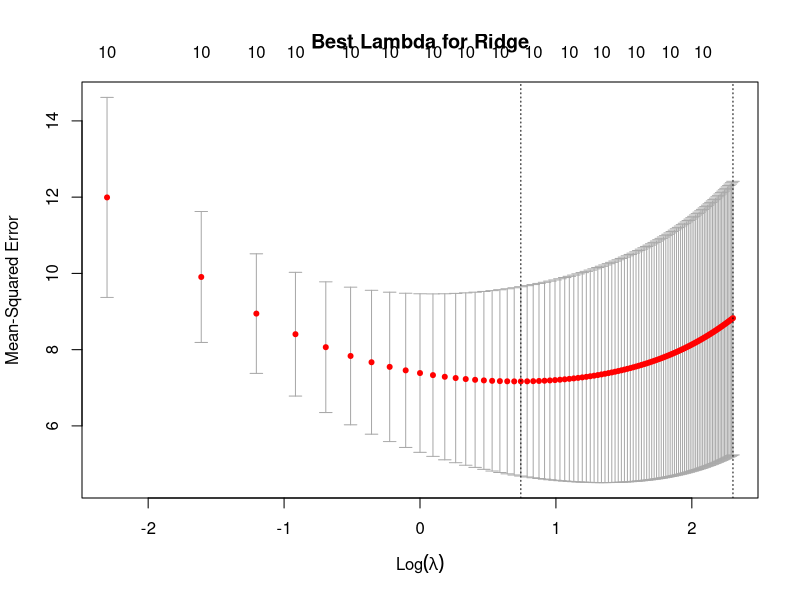
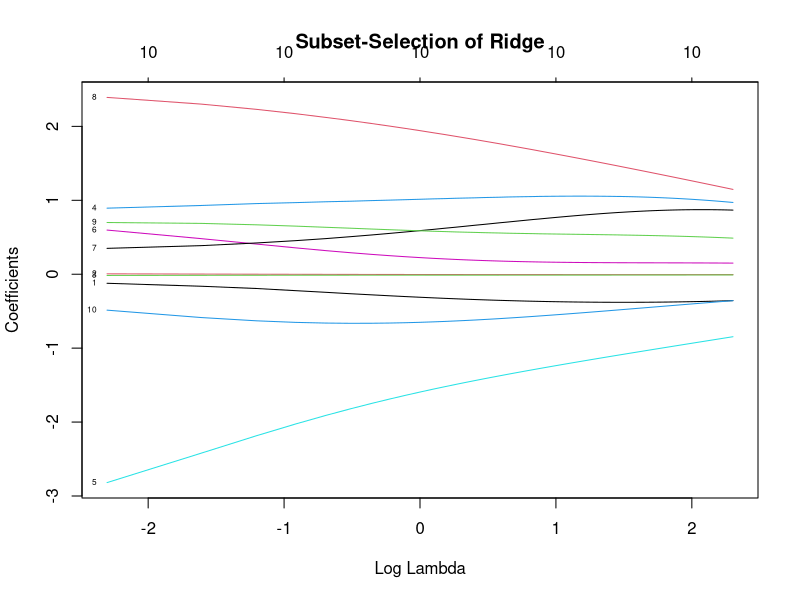
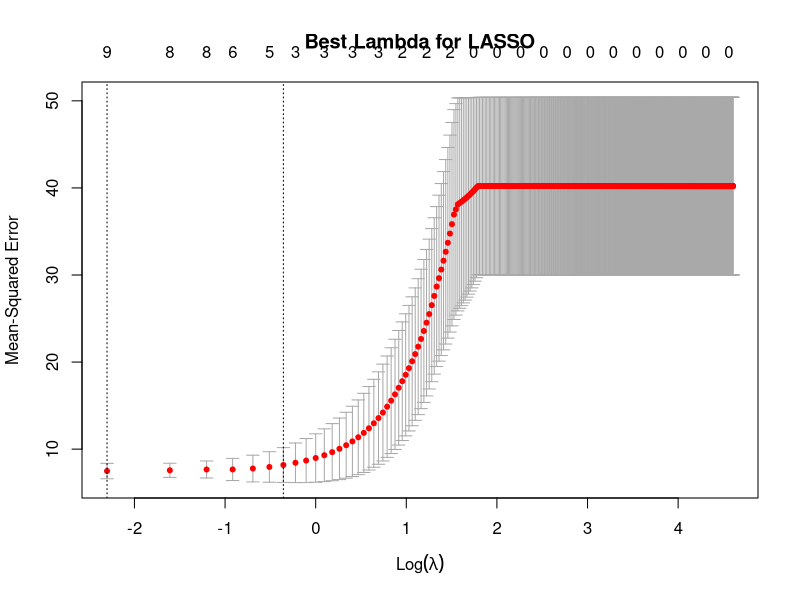
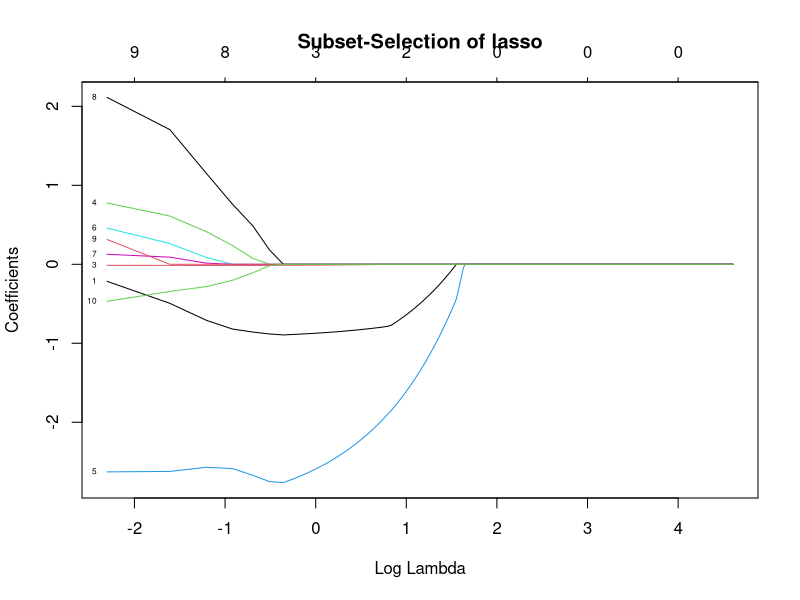

Recreate these plots in R, in order.
## ---- chunk 1
# glmnet for the conducting ridge and lasso
# install.packages("glmnet")
library(glmnet)

# loading dataset
cars <- mtcars
## ---- chunk 2
# setting seed for reproducibility
set.seed(42)

# splitting the sample into parameters matrix and the target variable
x <- model.matrix(mpg~., data= cars)[,-1]
y <- cars$mpg
## ---- chunk 3
# making a ridge model with an arbitrary lambda = 1 as an example
ridge.mod <- glmnet(x, y, alpha = 0, lambda = 1)
## ---- chunk 4
# getting the coefficients of the model
coef(ridge.mod)
## ---- chunk 5
lambda_grid <- seq(0.1, 10, 0.1)
ridge.cv <- cv.glmnet(x, y, type.measure = "mse", nfolds = 3, 
                      lambda = lambda_grid, alpha = 0)
ridge.cv
## ---- chunk 6
plot(ridge.cv, main="Best Lambda for Ridge")
## ---- chunk 7
plot(ridge.cv$glmnet.fit, xvar="lambda",label = T, main="Subset-Selection of Ridge")
## ---- chunk 8
lambda_grid <- seq(0.1, 100, by = 0.1)
lasso.cv <- cv.glmnet(x, y, type.measure = "mse", nfolds = 3, 
                      lambda = lambda_grid, alpha = 1)
plot(lasso.cv, main = "Best Lambda for LASSO")
## ---- chunk 9
plot(lasso.cv$glmnet.fit, xvar="lambda",label = T, main="Subset-Selection of lasso")
## ---- chunk 10
print(paste0("MSE of Ridge: ", min(ridge.cv$cvm)))
print(paste0("MSE of LASSO: ", min(lasso.cv$cvm)))
## ---- chunk 11
print(paste0("Optimal Lambda of Ridge: ", ridge.cv$lambda.min))
print(paste0("Optimal Lambda of LASSO: ", lasso.cv$lambda.min))
